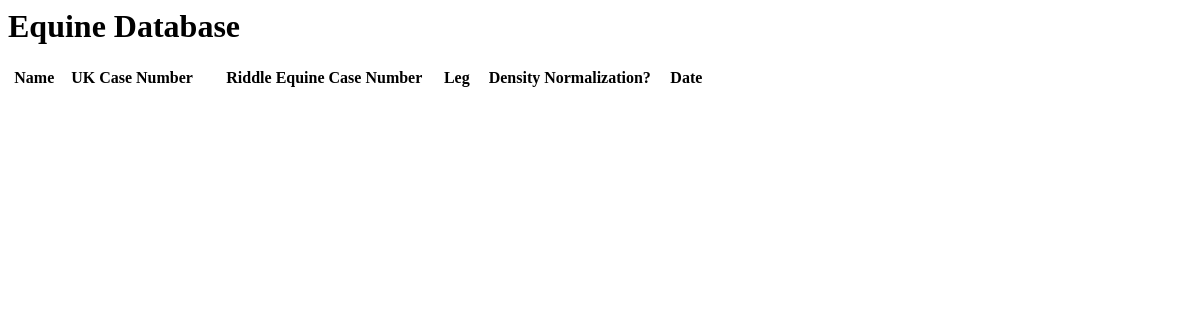
Page /tables.php on the earlier database version.
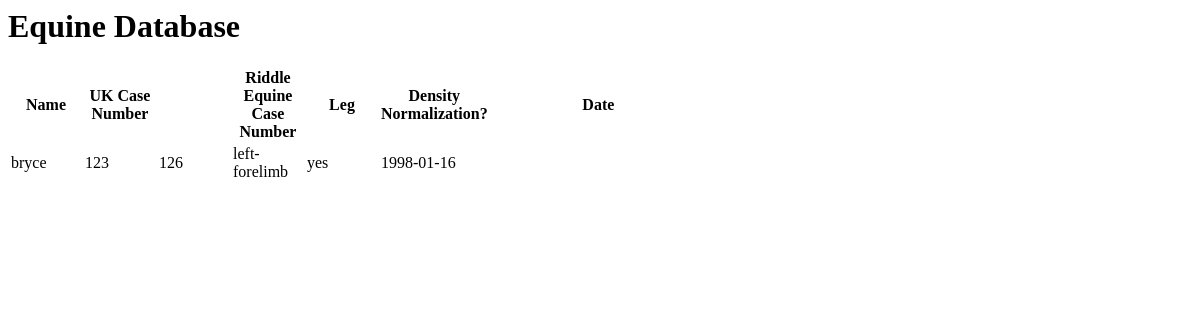
Same page on the later database version.
### tables this page shows
CREATE TABLE `Forelimb` (
  `vdl` int(11) DEFAULT NULL,
  `rood` int(11) DEFAULT NULL,
  `leg` varchar(255) DEFAULT NULL,
  `norm` varchar(255) DEFAULT NULL,
  `doe` date DEFAULT NULL,
  `name` varchar(255) DEFAULT NULL,
  `distalradius` varchar(255) DEFAULT NULL,
  `distalradiusdm` varchar(255) DEFAULT NULL,
  `distalradiusdl` varchar(255) DEFAULT NULL,
  `distalradiusp` varchar(255) DEFAULT NULL,
  `radiocarpal` varchar(255) DEFAULT NULL,
  `radiocarpalpm` varchar(255) DEFAULT NULL,
  `radiocarpalpl` varchar(255) DEFAULT NULL,
  `radiocarpaldm` varchar(255) DEFAULT NULL,
  `radiocarpaldl` varchar(255) DEFAULT NULL,
  `mcarpal3` varchar(255) DEFAULT NULL,
  `mcarpal3p` varchar(255) DEFAULT NULL,
  `mcarpal3pd` varchar(255) DEFAULT NULL,
  `mcarpal3pp` varchar(255) DEFAULT NULL,
  `mcarpal3dia` varchar(255) DEFAULT NULL,
  `mcarpal3diad` varchar(255) DEFAULT NULL,
  `mcarpal3diap` varchar(255) DEFAULT NULL,
  `mcarpal3dis` varchar(255) DEFAULT NULL,
  `mcarpal3disdm` varchar(255) DEFAULT NULL,
  `mcarpal3disdl` varchar(255) DEFAULT NULL,
  `mcarpal3disdsr` varchar(255) DEFAULT NULL,
  `mcarpal3dispm` varchar(255) DEFAULT NULL,
  `mcarpal3displ` varchar(255) DEFAULT NULL,
  `mcarpal3dispsr` varchar(255) DEFAULT NULL,
  `medialaa` varchar(255) DEFAULT NULL,
  `medialana` varchar(255) DEFAULT NULL,
  `medialma` varchar(255) DEFAULT NULL,
  `medialmna` varchar(255) DEFAULT NULL,
  `medialba` varchar(255) DEFAULT NULL,
  `medialbna` varchar(255) DEFAULT NULL,
  `medialaxa` varchar(255) DEFAULT NULL,
  `medialaxana` varchar(255) DEFAULT NULL
);

### tables.php (the view, shortened to what this page needs)
<html>
<body>
<h1>Equine Database</h1>
<?php
$host = "localhost";
$dbname= "equine";
$username  = "root";
$password = "pwd";
$mysqli = mysqli_connect($host, $username, $password, $dbname);
if(!$mysqli){
	echo "Dead Connection: ".mysqli_connect_error();
}
else{
?>
	<table width="700">
		<thead>
			<tr>
				<th>Name</th><th> UK Case Number</th><th><th>Riddle Equine Case Number</th><th>Leg</th><th>Density Normalization?</th><th>Date</th>
			</tr>
		</thead>
	<tbody>
<?php
	$sql = "SELECT * FROM Forelimb";
	$result = mysqli_query($mysqli, $sql);
	while($row = mysqli_fetch_array($result)){
		echo "<tr><td width=70>".$row['name']."</td><td width=70>".$row['vdl']."</td><td width=70>".$row['rood']."</td><td width=70>".$row['leg']."</td><td width=70>".$row['norm']."</td><td width=70>".$row['doe']."</td>";
	}
}
?>	</tbody>
	</table>

Differences in the rows shown:
added forelimb: name "bryce", vdl "123", rood "126", leg "left-forelimb", norm "yes", doe "1998-01-16"
